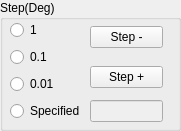
   <widget class="QGroupBox" name="groupBox_18">
    <property name="geometry">
     <rect>
      <x>30</x>
      <y>580</y>
      <width>181</width>
      <height>131</height>
     </rect>
    </property>
    <property name="title">
     <string>Step(Deg)</string>
    </property>
    <widget class="QWidget" name="layoutWidget_14">
     <property name="geometry">
      <rect>
       <x>10</x>
       <y>20</y>
       <width>153</width>
       <height>102</height>
      </rect>
     </property>
     <layout class="QGridLayout" name="gridLayout_16">
      <item row="0" column="0">
       <widget class="QRadioButton" name="radioButton_ro_step1">
        <property name="text">
         <string>1</string>
        </property>
       </widget>
      </item>
      <item row="0" column="1" rowspan="2">
       <widget class="QPushButton" name="pushButton_ro_stepM">
        <property name="text">
         <string>Step -</string>
        </property>
       </widget>
      </item>
      <item row="1" column="0" rowspan="2">
       <widget class="QRadioButton" name="radioButton_ro_step01">
        <property name="text">
         <string>0.1</string>
        </property>
       </widget>
      </item>
      <item row="2" column="1" rowspan="2">
       <widget class="QPushButton" name="pushButton_ro_stepP">
        <property name="text">
         <string>Step +</string>
        </property>
       </widget>
      </item>
      <item row="3" column="0">
       <widget class="QRadioButton" name="radioButton_ro_step001">
        <property name="text">
         <string>0.01</string>
        </property>
       </widget>
      </item>
      <item row="4" column="0">
       <widget class="QRadioButton" name="radioButton_ro_step_spec">
        <property name="text">
         <string>Specified</string>
        </property>
       </widget>
      </item>
      <item row="4" column="1">
       <widget class="QLineEdit" name="lineEdit_ro_step_spec">
        <property name="enabled">
         <bool>false</bool>
        </property>
       </widget>
      </item>
     </layout>
    </widget>
   </widget>
